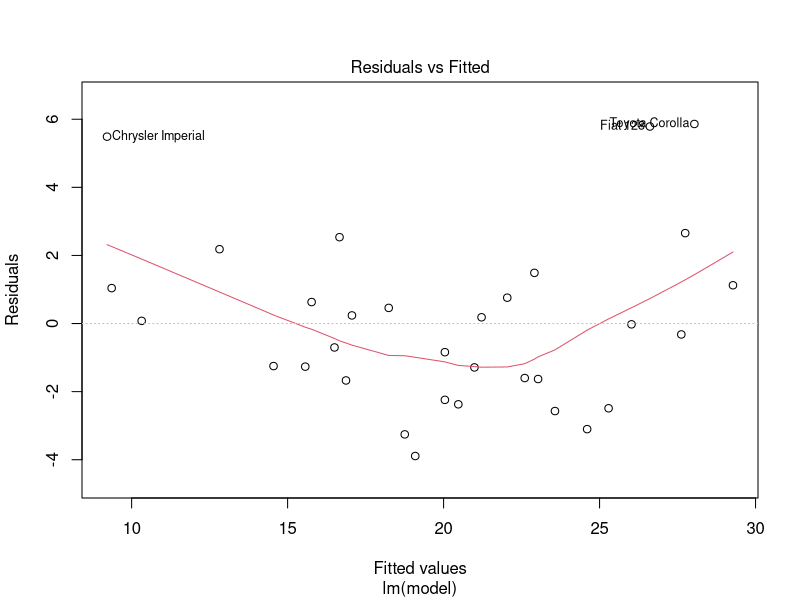
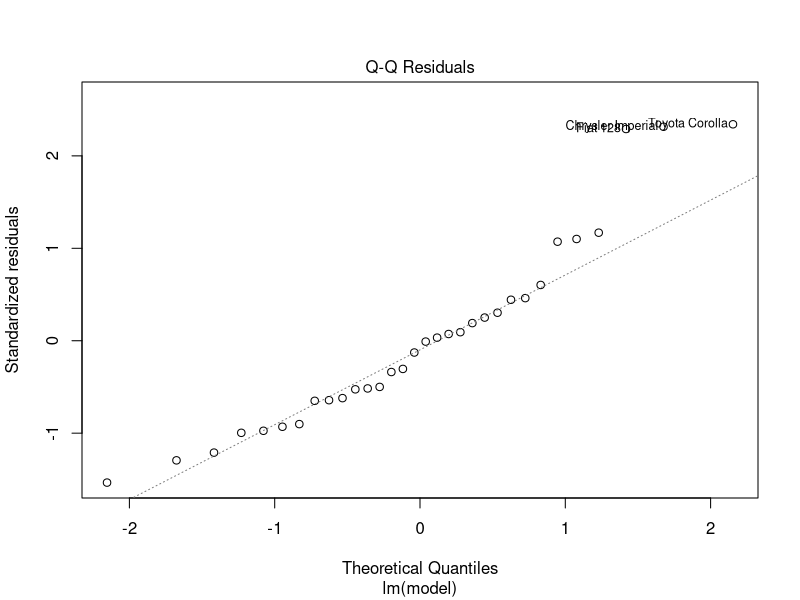
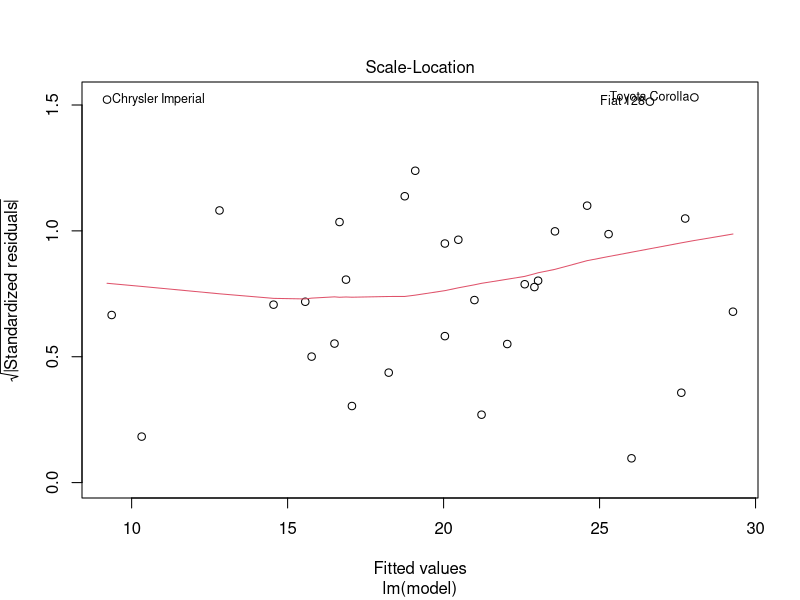
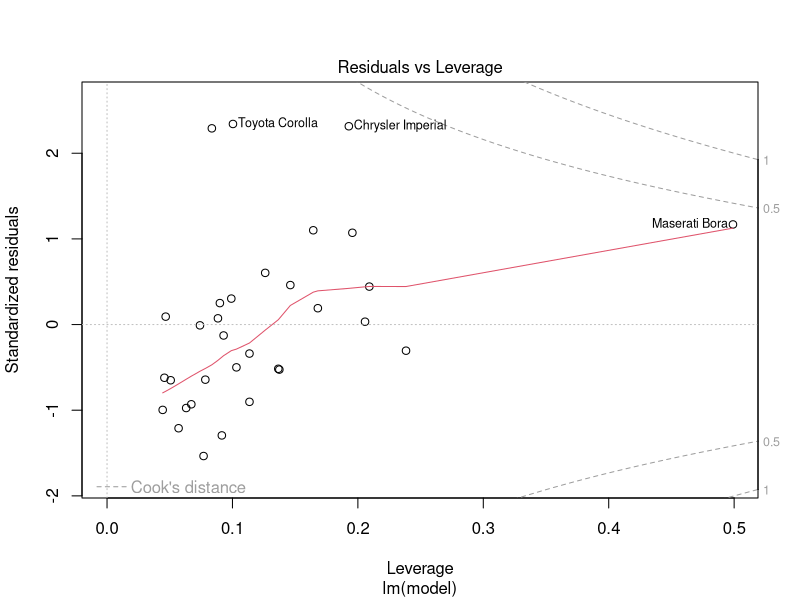

Write R code to recreate these figures, in order.
input = mtcars[,c("mpg","disp","hp","wt")]
# Create the relationship model.
 model = lm(mpg~disp+hp+wt, data = input) 
# Show the model.
 print(model)
# Get the Intercept and coefficients as vector elements. 
cat("# # # # The Coefficient Values # # # ","\n") 

a = coef(model)[1]
 print(a) 
 
 
Xdisp = coef(model)[2]
 Xhp = coef(model)[3]
 Xwt = coef(model)[4]
 print(Xdisp) 
print(Xhp) 
print(Xwt) 
fit=lm(model,input) 
plot(fit) 